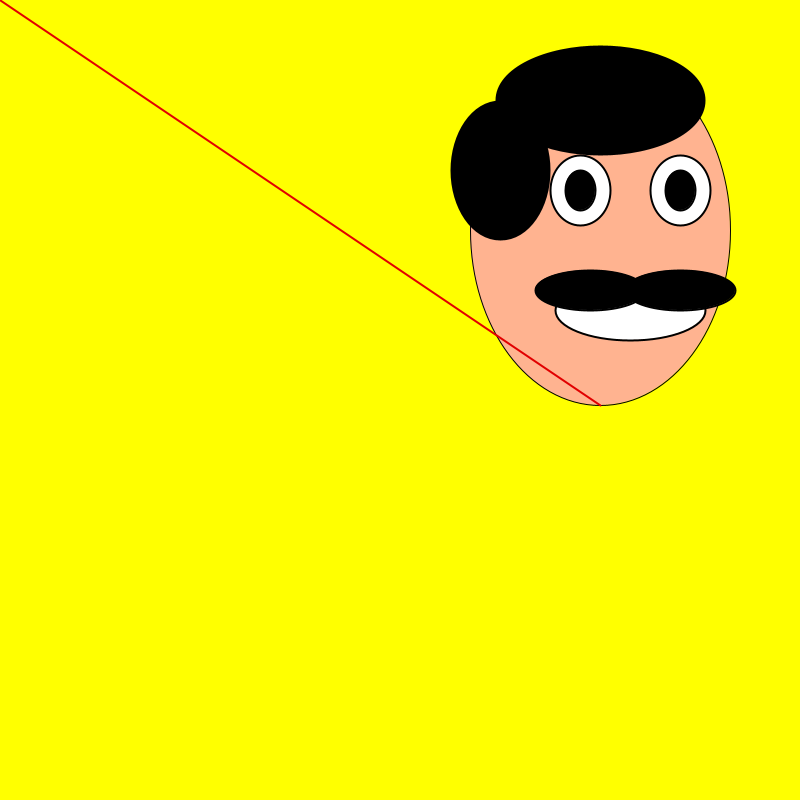
Frame 1 (no input)
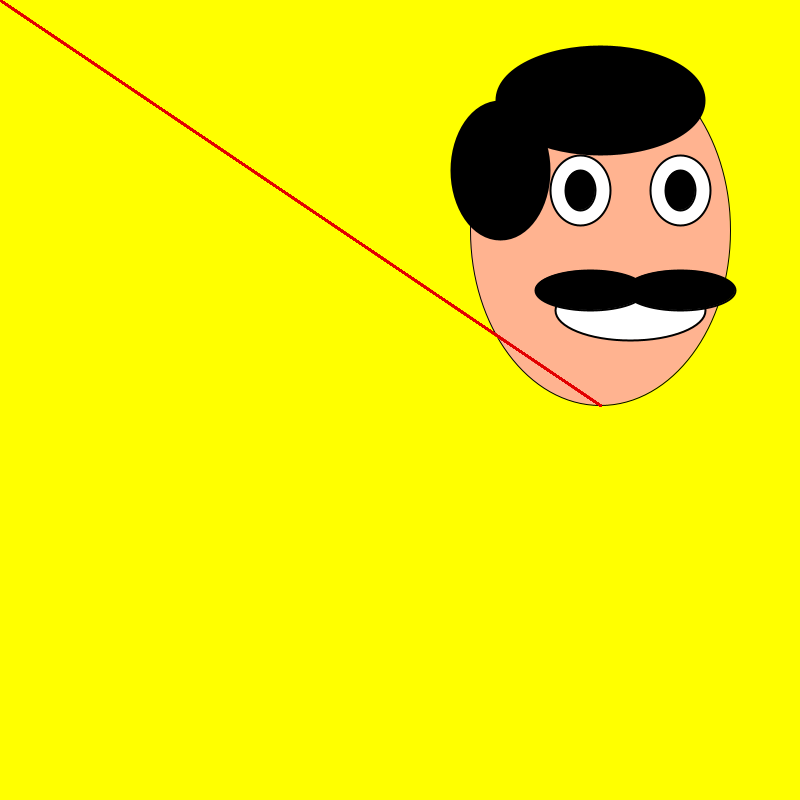
Frame 60 (the mouse pressed at the canvas centre just before this capture)
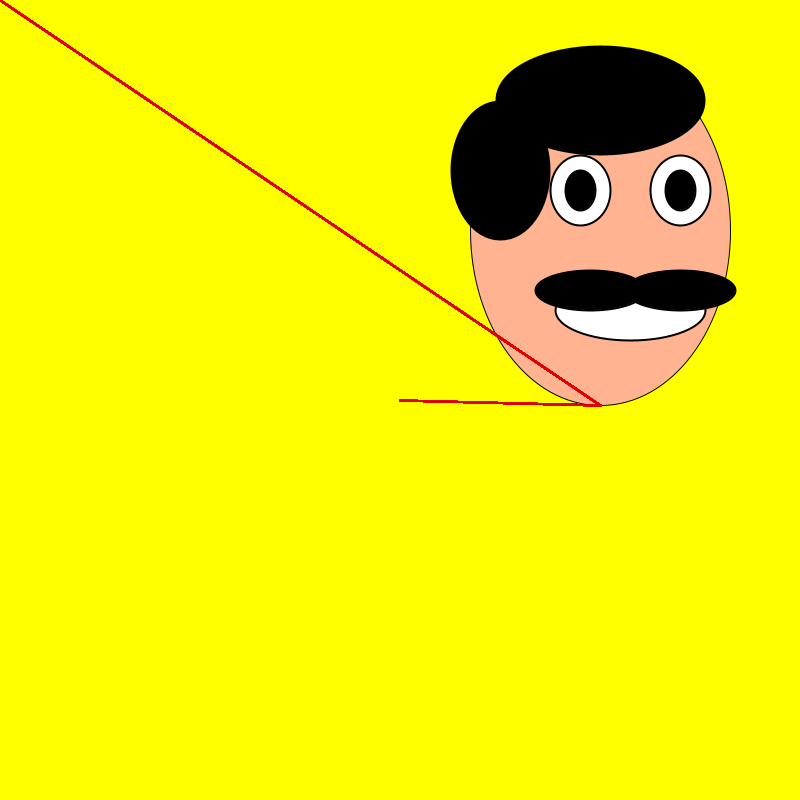
Frame 120 (the mouse held since frame 60 and released just before this capture)

The Processing sketch that drew these frames (run headless with seeded random() and noise(); from frame 60 on, the mouse is pressed at the canvas centre):

// Processing sketch: processing_86682
// ── processing_86682.pde


void draw() {
  stroke(225,0,0);
 
  line(mouseX, mouseY,600,405);
 
}
float R = 255;
float G = 255;
float B = 0;
float incremento = +1;
float mincol = 0, maxcol = 255;
 
void setup(){
//random colors credit to rebirth on processing forums
size (800,800);
 
 
 
 
 
 

 
 
 
 background(R,G,B);
 R += incremento;
 if (R > maxcol)
 incremento = -.5;
 else if (R < mincol)
 incremento = random(2);
   B += incremento;
 if (B > maxcol)
 incremento = -1;
 else if (B < mincol)
 incremento = +5;
   G += incremento;
 if (G > maxcol)
 incremento = -1;
 else if (G < mincol)
 incremento = +10;
 frameRate(150);

//head
fill(255,179,144);
ellipse(600,230,260,350);
strokeWeight(10);

//hair
fill(0,0,0);
ellipse(600,100,200,100);
ellipse(500,170,90,130);

//eyes and mouth
fill(255,255,255);
strokeWeight(2);
//mouth
ellipse(630,310,150,60);
fill(0,0,0);
ellipse(590,290,110,40);
ellipse(680,290,110,40);
//eyes
fill(255,255,255);
ellipse(580,190,60,70);
ellipse(680,190,60,70);
fill(0,0,0);
ellipse(580,190,30,40);
ellipse(680,190,30,40);  
 



}
